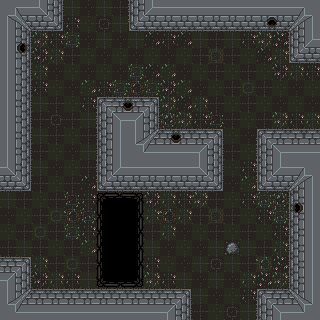

This is a level from a 2D game, rendered from its Tiled map with the project's own tilesets. A one-line summary and the complete map file follow:
An orthogonal 20x20 tile map with 16x16 px tiles, 1 tile layer (Tile Layer 1).

<map version="1.2" tiledversion="1.2.3" orientation="orthogonal" renderorder="right-down" width="20" height="20" tilewidth="16" tileheight="16" infinite="0" nextlayerid="2" nextobjectid="1">
 <tileset firstgid="1" source="Basic Tileset Inside.tsx" />
 <layer id="1" name="Tile Layer 1" width="20" height="20">
  <data encoding="csv">
1,2,39,40,92,81,92,82,37,38,41,41,41,41,41,41,41,41,3,4,
17,18,55,56,84,91,66,92,53,54,9,9,9,9,9,9,11,12,19,20,
57,13,96,84,78,81,92,81,92,83,84,83,92,82,92,84,96,85,37,38,
57,29,86,94,82,91,81,91,81,91,81,91,82,75,82,91,83,94,53,54,
57,25,94,81,91,81,91,81,78,83,93,81,91,82,91,82,91,86,94,84,
57,25,84,91,81,93,84,78,67,78,86,93,81,91,82,76,82,91,81,91,
57,25,92,82,91,84,5,27,28,8,96,83,94,82,91,82,91,81,91,81,
57,25,82,66,82,92,21,22,23,24,69,96,84,68,82,91,82,96,84,94,
57,25,92,82,91,82,10,42,33,34,27,28,7,8,91,81,5,6,26,6,
57,25,82,91,81,92,10,42,49,50,58,58,23,24,82,91,21,22,58,58,
39,40,92,81,91,82,37,38,41,41,41,41,39,40,91,84,37,38,3,4,
55,56,82,91,82,83,53,54,9,9,9,9,55,56,81,93,53,54,19,20,
92,82,91,82,68,84,71,72,73,86,94,84,96,82,91,84,80,69,14,42,
81,91,82,76,67,70,87,88,89,94,67,94,82,75,82,91,84,80,30,42,
91,82,76,82,78,84,87,88,89,82,94,81,91,82,91,82,91,84,10,42,
82,92,82,91,82,93,87,88,89,92,81,91,81,92,97,92,82,94,10,42,
7,8,94,82,76,82,87,88,89,84,91,81,92,66,92,82,77,85,10,42,
23,24,86,94,84,92,103,104,105,96,84,92,81,92,81,94,85,96,10,42,
33,34,26,26,26,26,26,26,26,26,7,8,92,81,91,84,5,6,35,36,
49,50,58,58,58,58,58,58,58,58,23,24,82,91,66,92,21,22,51,52
</data>
 </layer>
</map>
